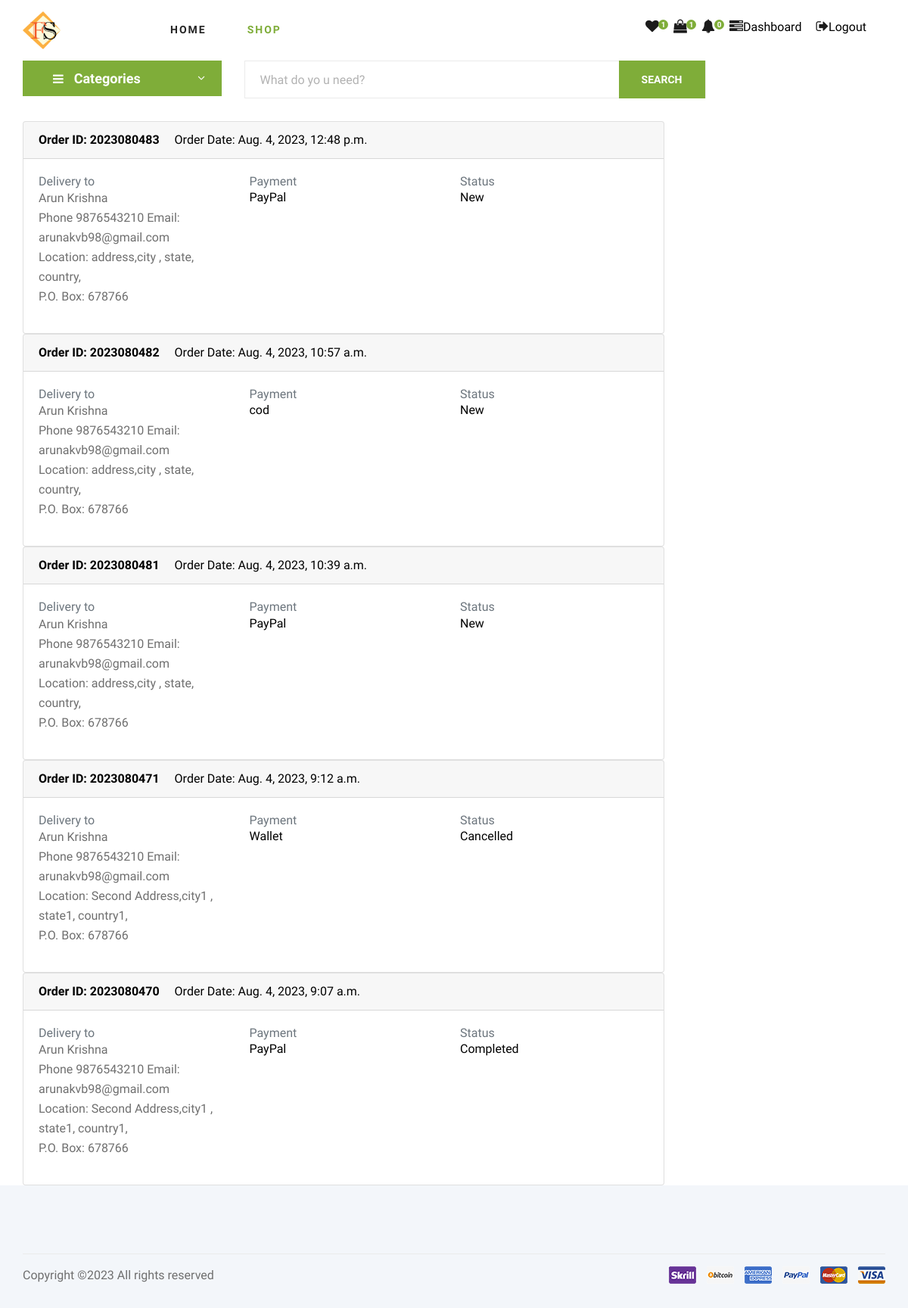
/user_order_details/ (signed in), run on the app's committed database.
### store/models.py (models this page shows, shortened)
class Order(models.Model):
	STATUS = (
	('Pending', 'Pending'),
	('New', 'New'),
	('Accepted', 'Accepted'),
	('Completed', 'Completed'),
	('Cancelled', 'Cancelled'),)
	user = models.ForeignKey(User, on_delete=models.SET_NULL, null=True)
	payment = models.ForeignKey(Payment, on_delete=models.SET_NULL, blank=True, null=True)
	order_number = models.CharField(max_length=20)
	first_name = models.CharField(max_length=50)
	last_name = models.CharField(max_length=50)
	phone = models.CharField(max_length=15)
	email = models.EmailField(max_length=50)
	address_line_1 = models.CharField(max_length=50)
	address_line_2 = models.CharField(max_length=50, blank=True)
	country = models.CharField(max_length=50)
	state = models.CharField(max_length=50)
	city= models.CharField(max_length=50)
	pincode = models.CharField(max_length=10)
	order_total = models.FloatField()
	tax = models.FloatField()
	status = models.CharField(max_length=10, choices=STATUS, default='New')
	ip = models.CharField(blank=True, max_length=20)
	is_ordered = models.BooleanField(default=False)
	created_at = models.DateTimeField(auto_now_add=True)
	updated_at = models.DateTimeField(auto_now=True)

class Payment(models.Model):
	user = models.ForeignKey(User, on_delete=models.CASCADE)
	payment_id = models.CharField(max_length=100)
	order_number = models.CharField(max_length=50)
	payment_method = models.CharField(max_length=100)
	amount_payed = models.CharField(max_length=100)
	status = models.CharField(max_length=100)
	created_at = models.DateTimeField(auto_now_add=True)

### store/views.py (the view)
# urls.py: path('user_order_details/', views.user_order_details, name="user_order_details"),
@login_required(login_url='login')
def user_order_details(request):
    orders = Order.objects.filter(user=request.user, is_ordered=True).order_by('-id')
    context = {'orders': orders}
    return render(request, 'user/user_order_details.html', context)

### store/context_processors.py (called while the page is built)
def category_list_processor(request):
    category_list = Category.objects.all()
    return {'category_list': category_list}

def cart_counter(request):
    cart_count = 0
    try:
        if request.user.is_authenticated:
            cart_items = CartItems.objects.all().filter(user=request.user)
        else:
            cart = uCart.objects.filter(cart_id=_cart_id(request))
            cart_items = CartItems.objects.all().filter(cart=cart[:1])
        for cart_item in cart_items:
            cart_count += cart_item.quantity
    except uCart.DoesNotExist:
        cart_count=0
    return dict(cart_count=cart_count)

def wish_counter(request):
    if request.user.is_authenticated:
        wish_items = WishList.objects.filter(user=request.user)
    else:
        guest = Guest.objects.filter(guest_id=_wishlist_id(request)).first()
        if guest:
            wish_items = WishList.objects.filter(guest=guest)
        else:
            wish_items = []
    wish_count = wish_items.count() if wish_items else 0
    return {'wish_count': wish_count}

def notification_counter(request):
    if request.user.is_authenticated:
        notifications = Notification.objects.filter(user=request.user,is_read=False)
        noti_count = notifications.count() if notifications else 0
        return dict(noti_count=noti_count)
    else:
        return dict(noti_count=0)

### store/templates/user/user_order_details.html (shortened to what this page needs)
{% extends "../store/base.html" %}
{%load static%}
{%block body%}
<section class="section-conten padding-y bg">
<div class="container">
	<div class="row">
	<main class="col-md-9">
		{%for order in orders%}
		<a href="{%url 'order_details' orderno=order.id%}" style="color:black">
		<article class="card">
		<header class="card-header">
			<strong class="d-inline-block mr-3">Order ID: {{order.order_number}}</strong>
			<span>Order Date: {{order.created_at}}</span>
		</header>
		<div class="card-body">
			<div class="row">
				<div class="col-md-4">
					<h6 class="text-muted">Delivery to</h6>
					<p>{{order.first_name}} {{order.last_name}} <br>
					Phone {{order.phone}} Email: {{order.email}} <br>
			    	Location: {{order.address_line_1}},{{order.city}} , {{order.state}},  {{order.country}}, <br>
			    	P.O. Box: {{order.pincode}}
			 		</p>
				</div>
				<div class="col-md-4">
					<h6 class="text-muted">Payment</h6>
					{{order.payment.payment_method}}
				</div>
				<div class="col-md-4">
					<h6 class="text-muted">Status</h6>
					<span style="color:black">{{order.status}}</span>
				</div>
			</div>
		</div>
		</article>
		</a>
		{%endfor%}
	</main>
</div>
</div>
</section>
{%endblock%}

### static/assets/css/style.css (style rules this page uses)
html, body { height: 100%; font-family: "Cairo", sans-serif; -webkit-font-smoothing: antialiased; font-smoothing: antialiased; }
h1, h2, h3, h4, h5, h6 { margin: 0; color: #111111; font-weight: 400; font-family: "Cairo", sans-serif; }
h6 { font-size: 16px; }
p { font-size: 16px; font-family: "Cairo", sans-serif; color: #6f6f6f; font-weight: 400; line-height: 26px; margin: 0 0 15px 0; }
@media only screen and (min-width: 1200px) { .container { max-width: 1170px; } }

### data on the page
Order: order_number "2023080483", created_at "Aug. 4, 2023, 12:48 p.m.", first_name "Arun", last_name "Krishna", phone "9876543210", email "arunakvb98@gmail.com", address_line_1 "address", city "city", state "state", country "country", pincode "678766", payment.payment_method "PayPal", status "New"
Order: order_number "2023080482", created_at "Aug. 4, 2023, 10:57 a.m.", first_name "Arun", last_name "Krishna", phone "9876543210", email "arunakvb98@gmail.com", address_line_1 "address", city "city", state "state", country "country", pincode "678766", payment.payment_method "cod", status "New"
Order: order_number "2023080481", created_at "Aug. 4, 2023, 10:39 a.m.", first_name "Arun", last_name "Krishna", phone "9876543210", email "arunakvb98@gmail.com", address_line_1 "address", city "city", state "state", country "country", pincode "678766", payment.payment_method "PayPal", status "New"
Order: order_number "2023080471", created_at "Aug. 4, 2023, 9:12 a.m.", first_name "Arun", last_name "Krishna", phone "9876543210", email "arunakvb98@gmail.com", address_line_1 "Second Address", city "city1", state "state1", country "country1", pincode "678766", payment.payment_method "Wallet", status "Cancelled"
Order: order_number "2023080470", created_at "Aug. 4, 2023, 9:07 a.m.", first_name "Arun", last_name "Krishna", phone "9876543210", email "arunakvb98@gmail.com", address_line_1 "Second Address", city "city1", state "state1", country "country1", pincode "678766", payment.payment_method "PayPal", status "Completed"

### other printed values
{{ wish_count }} "1"
{{ cart_count }} "1"
{{ noti_count }} "0"
